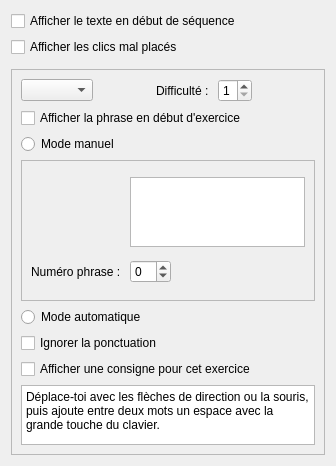
         <widget class="QWidget" name="PSEscrollAreaWidgetContents">
          <property name="geometry">
           <rect>
            <x>0</x>
            <y>0</y>
            <width>336</width>
            <height>466</height>
           </rect>
          </property>
          <layout class="QGridLayout" name="gridLayout_28">
           <item row="0" column="0">
            <layout class="QGridLayout" name="gridLayout_4">
             <item row="1" column="0">
              <widget class="QCheckBox" name="PSEchbAfficherClicsMalPlaces">
               <property name="toolTip">
                <string>Indique d'une couleur si les espaces sont bien ou mal placés</string>
               </property>
               <property name="text">
                <string>Afficher les clics mal placés</string>
               </property>
              </widget>
             </item>
             <item row="1" column="3">
              <widget class="AbulEduFlatBoutonV1" name="PSEbtnAjouterExercice" native="true">
               <property name="toolTip">
                <string>Permet l'édition d'un nouvel exercice de type Phrases sans espace</string>
               </property>
               <property name="text" stdset="0">
                <string>Ajouter un exercice</string>
               </property>
              </widget>
             </item>
             <item row="1" column="1">
              <spacer name="PSEhsAjouterExercice">
               <property name="orientation">
                <enum>Qt::Horizontal</enum>
               </property>
               <property name="sizeType">
                <enum>QSizePolicy::Preferred</enum>
               </property>
               <property name="sizeHint" stdset="0">
                <size>
                 <width>40</width>
                 <height>20</height>
                </size>
               </property>
              </spacer>
             </item>
             <item row="0" column="0">
              <widget class="QCheckBox" name="PSEchbAfficherTexte">
               <property name="text">
                <string>Afficher le texte en début de séquence</string>
               </property>
              </widget>
             </item>
             <item row="1" column="2">
              <spacer name="horizontalSpacer_50">
               <property name="orientation">
                <enum>Qt::Horizontal</enum>
               </property>
               <property name="sizeHint" stdset="0">
                <size>
                 <width>40</width>
                 <height>20</height>
                </size>
               </property>
              </spacer>
             </item>
             <item row="2" column="0" colspan="3">
              <widget class="AbulEduInstructionV1" name="PSEabeInstruction" native="true">
               <property name="minimumSize">
                <size>
                 <width>0</width>
                 <height>0</height>
                </size>
               </property>
              </widget>
             </item>
            </layout>
           </item>
           <item row="1" column="0">
            <widget class="QFrame" name="PSEfrParametresExercice">
             <property name="frameShape">
              <enum>QFrame::StyledPanel</enum>
             </property>
             <property name="frameShadow">
              <enum>QFrame::Raised</enum>
             </property>
             <layout class="QVBoxLayout" name="verticalLayout_13">
              <item>
               <layout class="QHBoxLayout" name="PSEhlNumeroExercice">
                <item>
                 <widget class="QComboBox" name="PSEcbNumeroExercice"/>
                </item>
                <item>
                 <spacer name="horizontalSpacer_30">
                  <property name="orientation">
                   <enum>Qt::Horizontal</enum>
                  </property>
                  <property name="sizeHint" stdset="0">
                   <size>
                    <width>40</width>
                    <height>20</height>
                   </size>
                  </property>
                 </spacer>
                </item>
                <item>
                 <widget class="QLabel" name="PSElblDifficulte">
                  <property name="text">
                   <string>Difficulté : </string>
                  </property>
                 </widget>
                </item>
                <item>
                 <widget class="QSpinBox" name="PSEsbDifficulte">
                  <property name="toolTip">
                   <string>de 1 (très facile) à 5 (très difficile)</string>
                  </property>
                  <property name="minimum">
                   <number>1</number>
                  </property>
                  <property name="maximum">
                   <number>5</number>
                  </property>
                 </widget>
                </item>
                <item>
                 <spacer name="horizontalSpacer_31">
                  <property name="orientation">
                   <enum>Qt::Horizontal</enum>
                  </property>
                  <property name="sizeHint" stdset="0">
                   <size>
                    <width>40</width>
                    <height>20</height>
                   </size>
                  </property>
                 </spacer>
                </item>
                <item>
                 <widget class="AbulEduFlatBoutonV1" name="PSEbtnDeleteCurrentExercise" native="true">
                  <property name="text" stdset="0">
                   <string>Supprimer cet exercice</string>
                  </property>
                 </widget>
                </item>
               </layout>
              </item>
              <item>
               <widget class="QCheckBox" name="PSEchbAfficherPhrase">
                <property name="text">
                 <string>Afficher la phrase en début d'exercice</string>
                </property>
               </widget>
              </item>
              <item>
               <layout class="QVBoxLayout" name="PSEvlModeManuel">
                <item>
                 <widget class="QRadioButton" name="PSErbModeManuel">
                  <property name="toolTip">
                   <string>Choix manuel d'une phrase</string>
                  </property>
                  <property name="text">
                   <string>Mode manuel</string>
                  </property>
                 </widget>
                </item>
                <item>
                 <widget class="QFrame" name="PSEfrModeManuel">
                  <property name="frameShape">
                   <enum>QFrame::StyledPanel</enum>
                  </property>
                  <property name="frameShadow">
                   <enum>QFrame::Raised</enum>
                  </property>
                  <layout class="QGridLayout" name="gridLayout_25">
                   <item row="3" column="1">
                    <widget class="QLabel" name="PSElblNumeroPhrase">
                     <property name="text">
                      <string>Numéro phrase : </string>
                     </property>
                    </widget>
                   </item>
                   <item row="1" column="1">
                    <widget class="AbulEduFlatBoutonV1" name="PSEbtnChoixPhrase" native="true">
                     <property name="toolTip">
                      <string>Permet de choisir la phrase dans le texte</string>
                     </property>
                     <property name="text" stdset="0">
                      <string>Choix</string>
                     </property>
                    </widget>
                   </item>
                   <item row="3" column="2">
                    <widget class="QSpinBox" name="PSEsbNumeroPhrase">
                     <property name="toolTip">
                      <string>Choisir une phrase d'après son numéro d'ordre</string>
                     </property>
                     <property name="minimum">
                      <number>-1</number>
                     </property>
                    </widget>
                   </item>
                   <item row="1" column="2" colspan="2">
                    <widget class="QTextEdit" name="PSEtePhraseModeManuel">
                     <property name="enabled">
                      <bool>true</bool>
                     </property>
                     <property name="maximumSize">
                      <size>
                       <width>16777215</width>
                       <height>70</height>
                      </size>
                     </property>
                    </widget>
                   </item>
                   <item row="3" column="3">
                    <spacer name="PSEhsNumeroPhrase">
                     <property name="orientation">
                      <enum>Qt::Horizontal</enum>
                     </property>
                     <property name="sizeHint" stdset="0">
                      <size>
                       <width>388</width>
                       <height>20</height>
                      </size>
                     </property>
                    </spacer>
                   </item>
                  </layout>
                 </widget>
                </item>
               </layout>
              </item>
              <item>
               <widget class="QRadioButton" name="PSErbModeAutomatique">
                <property name="toolTip">
                 <string>Choix aléatoire d'une phrase</string>
                </property>
                <property name="text">
                 <string>Mode automatique</string>
                </property>
               </widget>
              </item>
              <item>
               <widget class="QCheckBox" name="PSEchbIgnorerPonctuation">
                <property name="text">
                 <string>Ignorer la ponctuation</string>
                </property>
               </widget>
              </item>
              <item>
               <widget class="QCheckBox" name="PSEchbAfficherConsigneExercice">
                <property name="text">
                 <string>Afficher une consigne pour cet exercice</string>
                </property>
               </widget>
              </item>
              <item>
               <widget class="QTextEdit" name="PSEteConsigneExercice">
                <property name="maximumSize">
                 <size>
                  <width>16777215</width>
                  <height>60</height>
                 </size>
                </property>
                <property name="html">
                 <string>&lt;!DOCTYPE HTML PUBLIC &quot;-//W3C//DTD HTML 4.0//EN&quot; &quot;http://www.w3.org/TR/REC-html40/strict.dtd&quot;&gt;
&lt;html&gt;&lt;head&gt;&lt;meta name=&quot;qrichtext&quot; content=&quot;1&quot; /&gt;&lt;style type=&quot;text/css&quot;&gt;
p, li { white-space: pre-wrap; }
&lt;/style&gt;&lt;/head&gt;&lt;body style=&quot; font-family:'Ubuntu'; font-size:11pt; font-weight:400; font-style:normal;&quot;&gt;
&lt;p style=&quot; margin-top:0px; margin-bottom:0px; margin-left:0px; margin-right:0px; -qt-block-indent:0; text-indent:0px;&quot;&gt;&lt;span style=&quot; font-family:'Sans Serif'; font-size:9pt;&quot;&gt;Déplace-toi avec les flèches de direction ou la souris, puis ajoute entre deux mots un espace avec la grande touche du clavier.&lt;/span&gt;&lt;/p&gt;&lt;/body&gt;&lt;/html&gt;</string>
                </property>
               </widget>
              </item>
             </layout>
            </widget>
           </item>
          </layout>
         </widget>
